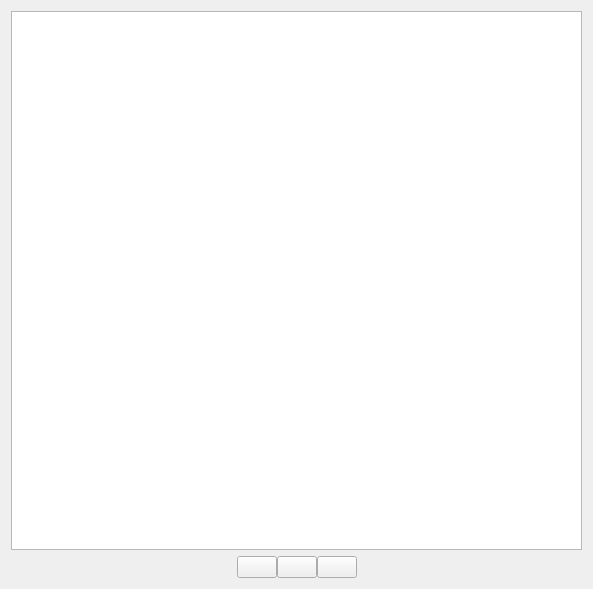
<?xml version="1.0" encoding="UTF-8"?>
<ui version="4.0">
 <class>ImageWidget</class>
 <widget class="QWidget" name="ImageWidget">
  <property name="geometry">
   <rect>
    <x>0</x>
    <y>0</y>
    <width>593</width>
    <height>589</height>
   </rect>
  </property>
  <property name="windowTitle">
   <string/>
  </property>
  <layout class="QVBoxLayout" name="verticalLayout">
   <item>
    <widget class="QGraphicsView" name="GraphicsView"/>
   </item>
   <item>
    <widget class="QWidget" name="ButtonBar" native="true">
     <layout class="QHBoxLayout" name="horizontalLayout_2">
      <property name="spacing">
       <number>0</number>
      </property>
      <property name="leftMargin">
       <number>0</number>
      </property>
      <property name="topMargin">
       <number>0</number>
      </property>
      <property name="rightMargin">
       <number>0</number>
      </property>
      <property name="bottomMargin">
       <number>0</number>
      </property>
      <item>
       <layout class="QHBoxLayout" name="ButtonLayout">
        <item>
         <spacer name="horizontalSpacer">
          <property name="orientation">
           <enum>Qt::Horizontal</enum>
          </property>
          <property name="sizeHint" stdset="0">
           <size>
            <width>40</width>
            <height>20</height>
           </size>
          </property>
         </spacer>
        </item>
        <item>
         <widget class="QPushButton" name="ButtonZoomIn">
          <property name="text">
           <string/>
          </property>
          <property name="icon">
           <iconset resource="../QtResources/resources.qrc">
            <normaloff>:/GuiFoundation/Icons/ZoomIn16.png</normaloff>:/GuiFoundation/Icons/ZoomIn16.png</iconset>
          </property>
         </widget>
        </item>
        <item>
         <widget class="QPushButton" name="ButtonResetZoom">
          <property name="text">
           <string/>
          </property>
          <property name="icon">
           <iconset resource="../QtResources/resources.qrc">
            <normaloff>:/GuiFoundation/Icons/ZoomReset16.png</normaloff>:/GuiFoundation/Icons/ZoomReset16.png</iconset>
          </property>
         </widget>
        </item>
        <item>
         <widget class="QPushButton" name="ButtonZoomOut">
          <property name="text">
           <string/>
          </property>
          <property name="icon">
           <iconset resource="../QtResources/resources.qrc">
            <normaloff>:/GuiFoundation/Icons/ZoomOut16.png</normaloff>:/GuiFoundation/Icons/ZoomOut16.png</iconset>
          </property>
         </widget>
        </item>
        <item>
         <spacer name="horizontalSpacer_2">
          <property name="orientation">
           <enum>Qt::Horizontal</enum>
          </property>
          <property name="sizeHint" stdset="0">
           <size>
            <width>40</width>
            <height>20</height>
           </size>
          </property>
         </spacer>
        </item>
       </layout>
      </item>
     </layout>
    </widget>
   </item>
  </layout>
 </widget>
 <resources>
  <include location="../QtResources/resources.qrc"/>
 </resources>
 <connections/>
</ui>
